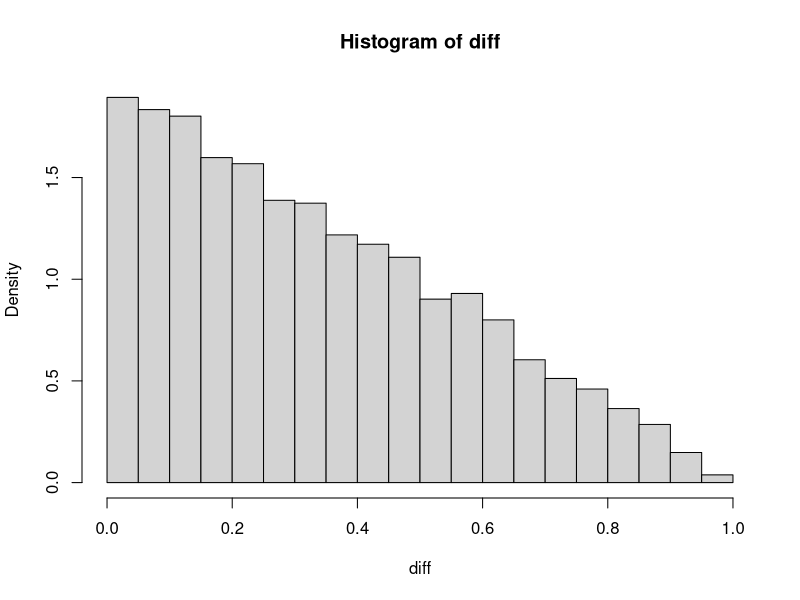
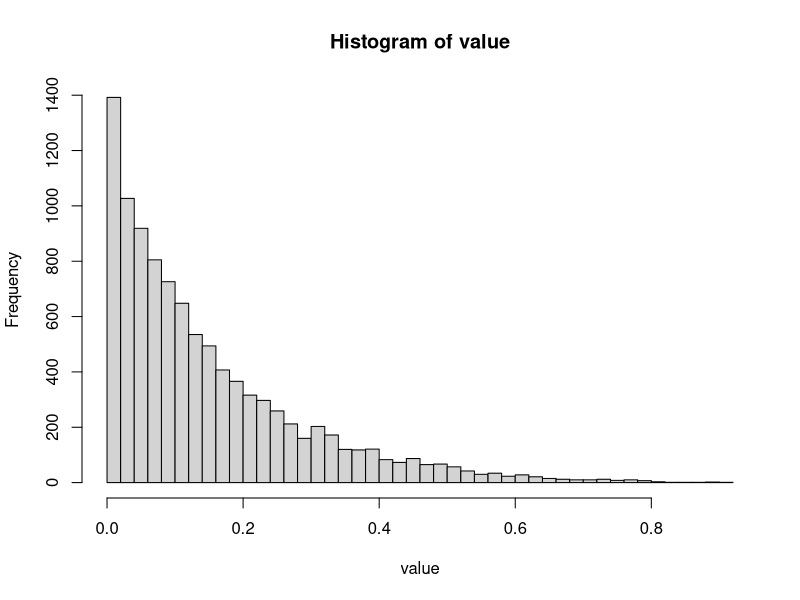
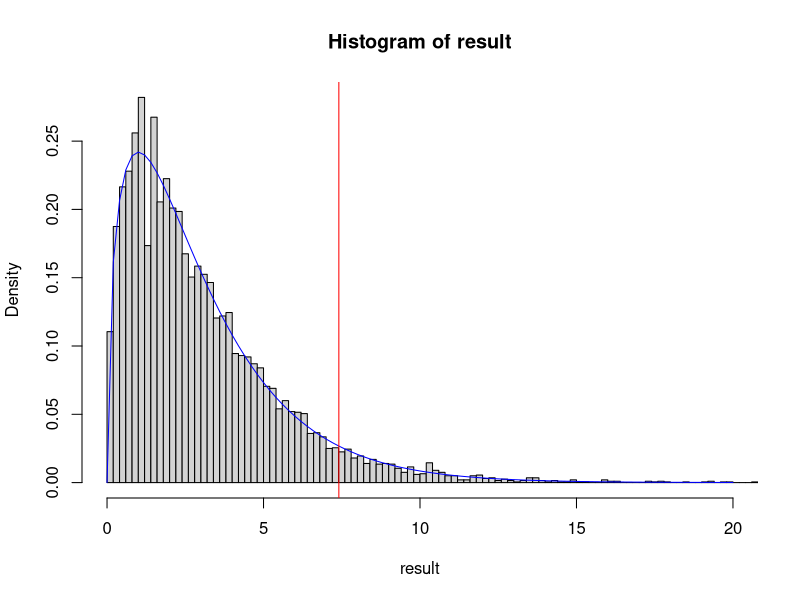

Recreate these plots in R, in order.
#Math 23c Script 4D-DensityFunctions.R

#Last modified: February 11, 2018

#Topic 1: Monte Carlo Integration
#Since we want to generalize to n dimensions, use the dyadic approach
#In each dyadic interval, we choose an evaluation point at random.

RiemannDyadic <- function(f, a, b, N){
  ff <- function(x) f(x)*((x >=a)&(x <=b))   #make the function zero outside [a,b]
  aInt <- floor(a); bInt <- ceiling(b)    #divide up interval with integer endpoints
  Part <- seq( from = aInt, to = bInt, length.out = (bInt-aInt)*2^N+1)
  Rsum <- 0      #to tally the Riemann sum
  for (i in 1:(length(Part)-1)) {
    xEval <- runif(1,min=Part[i],max=Part[i+1])  #choose a random point
    Rsum <- Rsum + ff(xEval)/(2^N)   #evaluate at a random point
  }
  return(Rsum)
}

f <- function(x) x^2
(1.7^3-0.4^3)/3      #the exact answer for the integral
RiemannDyadic(f, 0.4, 1.7, 8)
RiemannDyadic(f, 0.4, 1.7, 8)    #different result every time

#This is better than using either the lower or upper dyadic sum but worse than Simpson's Rule.
#Warning: Simpson's Rule has problems when integrating a discontinuous function.

#An alternative is simply to choose points at random
RiemannMonteCarlo <- function(f, a, b, N){
  ff <- function(x) f(x)*((x >=a)&(x <=b))   #make the function zero outside [a,b]
  aInt <- floor(a); bInt <- ceiling(b)
  Rsum <- 0
  for (i in 1:((bInt-aInt)*2^N)) {
    xEval <- runif(1,min=aInt,max=bInt)
    Rsum <- Rsum + ff(xEval)/(2^N)   #evaluate at a random point
  }
  return(Rsum)
}
(1.7^3-0.4^3)/3      #the exact answer for the integral
RiemannMonteCarlo(f, 0.4, 1.7, 8)
RiemannMonteCarlo(f, 0.4, 1.7, 8)    #different result every time

#Topic 2: Using the Monte Carlo approach to solve problems
#This approach may be the only way to deal with functions of several random variables.
#In effect you are fabricating data and then analyzing it.
#Simple example: generate x and y uniformly on [0,1]: what is the expectation of |x-y|?
N <- 10000; diff <- numeric(N)
for (i in 1:N){
  samp <- runif(2, min = 0, max = 1)
  diff[i] <- abs(samp[2]-samp[1])
}
mean(diff)    #exact answer is 1/3
hist(diff, breaks = "FD", probability = TRUE)
#In this simple case, you can guess that the density function is 2(1-x).

#Messy example: generate three random numbers uniformly on [0,1].
#what is the expectation of the square of the median times (maximum - minimum)
N <- 10000; value <- numeric(N)
for (i in 1:N){
  samp <- runif(3, min = 0, max = 1)
  s <- sort(samp)
  value[i] <- (s[2]^2)*(s[3]-s[1])
}
mean(value)    #exact answer is unknown to me
hist(value, breaks = "FD")


#Topic 3: Testing the hypothesis of a continuous distribution
#Another example from Chihara and Hesterberg
#Here is a table with 100 observations, placed into four "bins."
TheData<-c(rep("0-0.25",30),rep("0.25-0.75",30),rep("0.75-1.25",22),rep("1.25-Inf",18)); TheData
Numbers=table(TheData); Numbers #top line of table, middle of p. 65 of Chihara-Hesterberg

#Since the density is falling off, the data may come from an exponential distribution.
#We can calculate the expected number in each bin by integration.
pBin1 <- integrate(dexp, 0, 0.25)$value; 100*pBin1
pBin2 <- integrate(dexp, 0.25, 0.75)$value; 100*pBin2
pBin3 <- integrate(dexp, 0.75, 1.25)$value; 100*pBin3
pBin4 <- integrate(dexp, 1.25, Inf)$value; 100*pBin4
Expected <- 100*c(pBin1,pBin2,pBin3,pBin4); Expected
#Of course, we could also get the answer from the distribution function.
100*c(pexp(0.25),pexp(0.75)-pexp(0.25),pexp(1.25)-pexp(0.75),1-pexp(1.25)); Expected
#Now we have observed and expected values and can compute the chi-square statistic.
Chi2 <-sum((Numbers-Expected)^2/Expected); Chi2

#How probable is this large a value, according the chi-square distribution?
#Since there are only three independent values, use three degrees of freedom
Pvalue<- pchisq(Chi2,3,lower.tail = FALSE); Pvalue   
#The chance of this large a discrepancy arising by chance is about 6%

#Alternative approach
#Simulate drawing many samples of 100 from the hypothesized distribution.
N = 10^4; result = numeric(N)
for (i in 1:N){
  expData = rexp(100) #generate 100 random samples from an exponential distribution
  Counts=numeric(4)   #simulate the sort of data we are analyzing
  Counts[1] = sum(expData <= 0.25) 
  Counts[2] = sum((expData > 0.25) & (expData <= 0.75))
  Counts[3] = sum((expData > 0.75) & (expData <= 1.25))
  Counts[4] = sum(expData > 1.25)
  result[i] = sum((Counts-Expected)^2/Expected)
}
hist(result, xlim = c(0,20), breaks = "FD",probability =TRUE)
curve(dchisq(x, df=3), col = "blue", add= TRUE)     #nearly perfect fit, as expected
abline(v = Chi2, col = "red")
sum(result >= Chi2)/N; Pvalue   #should agree closely


